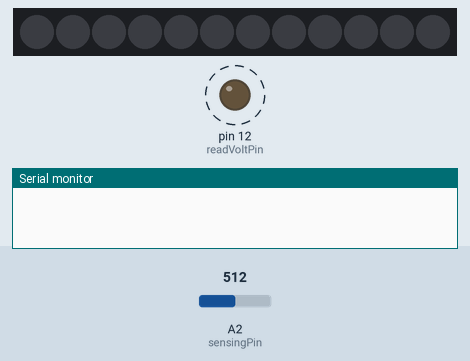
A sketch run on a simulated Arduino Uno, built with avr-gcc and run on an emulated ATmega328P. Parts: 12 RGB LEDs in strip order, left to right, output pins drawn as LEDs (lit = HIGH), the last lines printed to the serial monitor. Dashed ring = blinking. The test bench sets the inputs (shaded band); at power-on: A2 (sensingPin) = 512. Dim RGB values are drawn brighter than linear; pins used as bus, display or sensor lines are not drawn.

Above: at 1.2 s.
1.3 s: A2 (sensingPin) set to 667
7.3 s: A2 (sensingPin) set to 683
At 10.69 s:
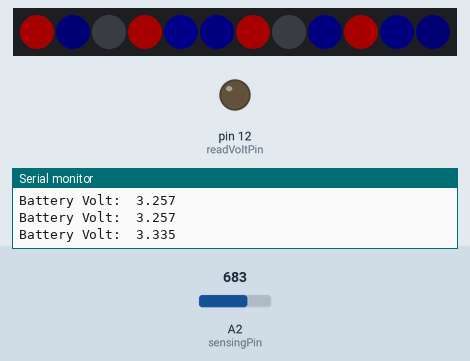
At 16.76 s:
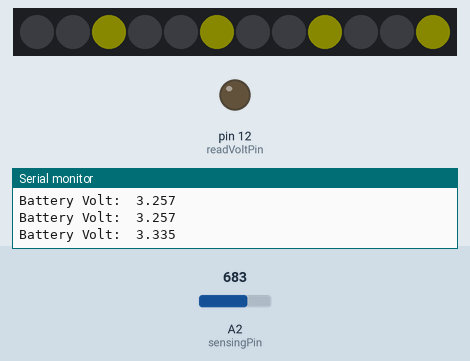
Timing chart, 0 to 18.3 s (numbered marks = the images above; inputs shaded):
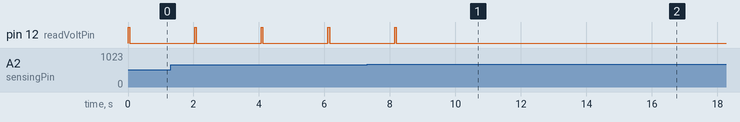

The sketch:

neo_pixel_nightrider.ino
```cpp
#include <Adafruit_NeoPixel.h>
#ifdef __AVR__
#include <avr/power.h>
#endif

#define PIN 6
#define NumberPixel 12
#define GROUP 5
#define OFFSET 30
#define BRIGHTNESS 12
#define readVoltPin 12
#define powerOnPin 4
#define sensingPin A2
#define lowBattVolt 3.3
float batteryVolt = 0.0;
int printInterval = 2000;
unsigned long printTime = 0;
const float OnTime = 0.5 ; // OnTime in hours
bool ON = true;

// Parameter 1 = number of pixels in strip
// Parameter 2 = Arduino pin number (most are valid)
// Parameter 3 = pixel type flags, add together as needed:
//   NEO_KHZ800  800 KHz bitstream (most NeoPixel products w/WS2812 LEDs)
//   NEO_KHZ400  400 KHz (classic 'v1' (not v2) FLORA pixels, WS2811 drivers)
//   NEO_GRB     Pixels are wired for GRB bitstream (most NeoPixel products)
//   NEO_RGB     Pixels are wired for RGB bitstream (v1 FLORA pixels, not v2)
//   NEO_RGBW    Pixels are wired for RGBW bitstream (NeoPixel RGBW products)
Adafruit_NeoPixel strip = Adafruit_NeoPixel(NumberPixel, PIN, NEO_GRB + NEO_KHZ800);

// IMPORTANT: To reduce NeoPixel burnout risk, add 1000 uF capacitor across
// pixel power leads, add 300 - 500 Ohm resistor on first pixel's data input
// and minimize distance between Arduino and first pixel.  Avoid connecting
// on a live circuit...if you must, connect GND first.

void setup() {
  // This is for Trinket 5V 16MHz, you can remove these three lines if you are not using a Trinket
#if defined (__AVR_ATtiny85__)
  if (F_CPU == 16000000) clock_prescale_set(clock_div_1);
#endif
  // End of trinket special code

  strip.begin();
  strip.show(); // Initialize all pixels to 'off'

  pinMode(readVoltPin, OUTPUT);
  pinMode(powerOnPin, OUTPUT);
  digitalWrite(readVoltPin, HIGH);
  digitalWrite(powerOnPin, HIGH);
  delay(50);
  batteryVolt = analogRead(sensingPin);
  batteryVolt = batteryVolt * 5 / 1024.0;
  digitalWrite(readVoltPin, LOW);
  Serial.begin(9600);
}

void loop() {
  if (ON && millis() > OnTime * 3600000) {
    ON = false;
  }

  if (millis() - printTime > printInterval) {
    printTime = millis();
    digitalWrite(readVoltPin, HIGH);
    delay(50);
    batteryVolt = analogRead(sensingPin);
    batteryVolt = batteryVolt * 5 / 1024.0;
    Serial.print("Battery Volt:  ");
    Serial.println(batteryVolt, 3);
    digitalWrite(readVoltPin, LOW);
  }
  if (batteryVolt > lowBattVolt && ON) {
    // Some example procedures showing how to display to the pixels:
    nightrider(strip.Color(60, 0, 0), 40); // Red
    nightriderFwd(strip.Color(0, 10, 0), 40); // Green
    nightrider(strip.Color(0, 0, 10), 40); // Blue
    //  colorWipe(strip.Color(0, 0, 0, 255), 50); // White RGBW
    // Send a theater pixel chase in...
    //  theaterChase(strip.Color(127, 127, 127), 50); // White
    theaterChase(strip.Color(40, 0, 0), 100); // Red
    theaterChase(strip.Color(10, 10, 0), 100); // Red n Green
    rainbow(10);
    theaterChase(strip.Color(10, 00, 10), 100); // Red n Blue
    rainbowCycle(10);
  } else {
    for (int i = 0; i < strip.numPixels(); i++) {
      strip.setPixelColor(i, 0);
    }
    strip.show();
    delay(50);
    digitalWrite(powerOnPin, LOW);
  }
}

// nightrider
void nightrider(uint32_t c, uint8_t wait) {
  for (uint16_t k = 0; k < NumberPixel / GROUP; k++) {
    for (uint16_t j = 0; j < GROUP; j++) {
      for (uint16_t i = 0; i < strip.numPixels(); i = i + GROUP) {
        strip.setPixelColor(i + j, 0);
        if (j + 1 >= GROUP) {
          strip.setPixelColor(i + j + 1 - GROUP, c / 10);
        } else {
          strip.setPixelColor(i + j + 1, c / 10);
        }
        if (j + 2 >= GROUP) {
          strip.setPixelColor(i + j + 2 - GROUP, c / 2);
        } else {
          strip.setPixelColor(i + j + 2, c / 2);
        }
        if (j + 3 >= GROUP) {
          strip.setPixelColor(i + j + 3 - GROUP, c);
        } else {
          strip.setPixelColor(i + j + 3, c);
        }
        if (j + 4 >= GROUP) {
          strip.setPixelColor(i + j + 4 - GROUP, c / 2);
        } else {
          strip.setPixelColor(i + j + 4, c / 2);
        }
        if (j + 5 >= GROUP) {
          strip.setPixelColor(i + j + 5 - GROUP, c / 10);
        } else {
          strip.setPixelColor(i + j + 5, c / 10);
        }
      }
      strip.show();
      delay(wait);
    }//forward
  }
  for (uint16_t k = 0; k < NumberPixel / GROUP; k++) {
    for (uint16_t j = GROUP; j > 0; j--) {
      for (uint16_t i = 0; i < strip.numPixels(); i = i + GROUP) {
        strip.setPixelColor(i + j, 0);
        if (j + 1 >= GROUP) {
          strip.setPixelColor(i + j + 1 - GROUP, c / 10);
        } else {
          strip.setPixelColor(i + j + 1, c / 10);
        }
        if (j + 2 >= GROUP) {
          strip.setPixelColor(i + j + 2 - GROUP, c / 2);
        } else {
          strip.setPixelColor(i + j + 2, c / 2);
        }
        if (j + 3 >= GROUP) {
          strip.setPixelColor(i + j + 3 - GROUP, c);
        } else {
          strip.setPixelColor(i + j + 3, c);
        }
        if (j + 4 >= GROUP) {
          strip.setPixelColor(i + j + 4 - GROUP, c / 2);
        } else {
          strip.setPixelColor(i + j + 4, c / 2);
        }
        if (j + 5 >= GROUP) {
          strip.setPixelColor(i + j + 5 - GROUP, c / 10);
        } else {
          strip.setPixelColor(i + j + 5, c / 10);
        }
        if (j + 6 >= GROUP) {
          strip.setPixelColor(i + j + 6 - GROUP, 0);
        } else {
          strip.setPixelColor(i + j + 6, 0);
        }
      }
      strip.show();
      delay(wait);
    }//reverse
  }//number of times
}

// nightriderFwd
void nightriderFwd(uint32_t c, uint8_t wait) {
  for (uint16_t k = 0; k < 2 * NumberPixel / GROUP; k++) {
    for (uint16_t j = 0; j < GROUP; j++) {
      for (uint16_t i = 0; i < strip.numPixels(); i = i + GROUP) {
        strip.setPixelColor(i + j, 0);
        if (j + 1 >= GROUP) {
          strip.setPixelColor(i + j + 1 - GROUP, c / 10);
        } else {
          strip.setPixelColor(i + j + 1, c / 10);
        }
        if (j + 2 >= GROUP) {
          strip.setPixelColor(i + j + 2 - GROUP, c / 2);
        } else {
          strip.setPixelColor(i + j + 2, c / 2);
        }
        if (j + 3 >= GROUP) {
          strip.setPixelColor(i + j + 3 - GROUP, c);
        } else {
          strip.setPixelColor(i + j + 3, c);
        }
        if (j + 4 >= GROUP) {
          strip.setPixelColor(i + j + 4 - GROUP, c / 2);
        } else {
          strip.setPixelColor(i + j + 4, c / 2);
        }
        if (j + 5 >= GROUP) {
          strip.setPixelColor(i + j + 5 - GROUP, c / 10);
        } else {
          strip.setPixelColor(i + j + 5, c / 10);
        }
      }
      strip.show();
      delay(wait);
    }//forward
  }//number of times
}


void rainbow(uint8_t wait) {
  strip.setBrightness(BRIGHTNESS);
  uint16_t i, j;
  for (j = 0; j < 256; j++) {
    for (i = 0; i < strip.numPixels(); i++) {
      strip.setPixelColor(i, Wheel((i + j) & 255));
    }
    strip.show();
    delay(wait);
  }
  strip.setBrightness(255);
  for (i = 0; i < strip.numPixels(); i++) {
    strip.setPixelColor(i, 0);
  }
  strip.show();
}

// Slightly different, this makes the rainbow equally distributed throughout
void rainbowCycle(uint8_t wait) {
  strip.setBrightness(BRIGHTNESS);
  uint16_t i, j;
  for (j = 0; j < 256 * 5; j++) { // 5 cycles of all colors on wheel
    for (i = 0; i < strip.numPixels(); i++) {
      strip.setPixelColor(i, Wheel(((i * 256 / strip.numPixels()) + j) & 255));
    }
    strip.show();
    delay(wait);
  }
  strip.setBrightness(255);
  for (i = 0; i < strip.numPixels(); i++) {
    strip.setPixelColor(i, 0);
  }
  strip.show();
}

//Theatre-style crawling lights.
void theaterChase(uint32_t c, uint8_t wait) {
  for (int j = 0; j < 10; j++) { //do 10 cycles of chasing
    for (int q = 0; q < 3; q++) {
      for (uint16_t i = 0; i < strip.numPixels(); i = i + 3) {
        strip.setPixelColor(i + q, c);  //turn every third pixel on
      }
      strip.show();
      delay(wait);
      for (uint16_t i = 0; i < strip.numPixels(); i = i + 3) {
        strip.setPixelColor(i + q, 0);      //turn every third pixel off
      }
    }
  }
}

// Input a value 0 to 255 to get a color value.
// The colours are a transition r - g - b - back to r.
uint32_t Wheel(byte WheelPos) {
  WheelPos = 255 - WheelPos;
  if (WheelPos < 85) {
    return strip.Color(255 - WheelPos * 3, 0, WheelPos * 3);
  }
  if (WheelPos < 170) {
    WheelPos -= 85;
    return strip.Color(0, WheelPos * 3, 255 - WheelPos * 3);
  }
  WheelPos -= 170;
  return strip.Color(WheelPos * 3, 255 - WheelPos * 3, 0);
}
```

Measured:
- the behaviour switches between 675 and 676 on A2 (sensingPin) (found by bisection; images 0 and 1)
- after the input at 7.3 s, pin 12 (readVoltPin): goes on until 8.2 s, then stays LOW; the LEDs: first change after 0.89 s (image 1 shows a later state)
- by itself, pin 12 (readVoltPin): alternates HIGH for 0.05 s and LOW for 2.0 s
